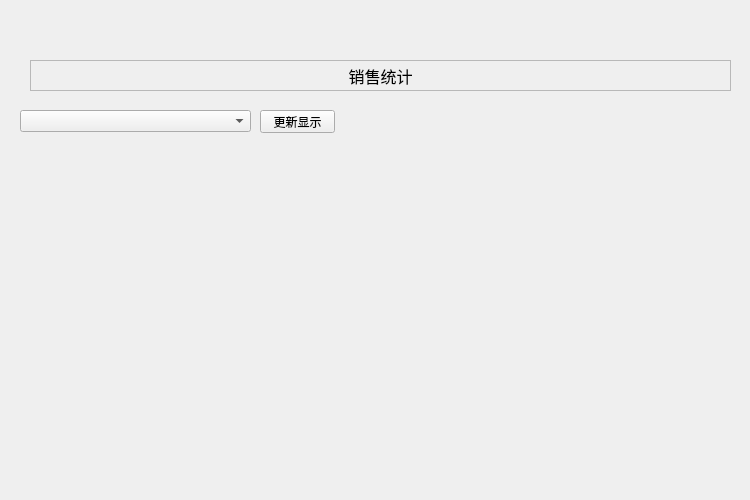
<?xml version="1.0" encoding="UTF-8"?>
<ui version="4.0">
 <class>Widget</class>
 <widget class="QWidget" name="Widget">
  <property name="geometry">
   <rect>
    <x>0</x>
    <y>0</y>
    <width>750</width>
    <height>500</height>
   </rect>
  </property>
  <property name="windowTitle">
   <string>王侯汽车销售管理系统</string>
  </property>
  <widget class="QStackedWidget" name="stackedWidget">
   <property name="geometry">
    <rect>
     <x>20</x>
     <y>50</y>
     <width>711</width>
     <height>411</height>
    </rect>
   </property>
   <property name="currentIndex">
    <number>1</number>
   </property>
   <widget class="QWidget" name="managePage">
    <widget class="QLabel" name="label">
     <property name="geometry">
      <rect>
       <x>10</x>
       <y>0</y>
       <width>681</width>
       <height>41</height>
      </rect>
     </property>
     <property name="font">
      <font>
       <family>华文隶书</family>
       <pointsize>24</pointsize>
      </font>
     </property>
     <property name="frameShape">
      <enum>QFrame::StyledPanel</enum>
     </property>
     <property name="text">
      <string>王侯汽车销售管理系统</string>
     </property>
     <property name="alignment">
      <set>Qt::AlignCenter</set>
     </property>
    </widget>
    <widget class="QToolBox" name="toolBox">
     <property name="geometry">
      <rect>
       <x>10</x>
       <y>50</y>
       <width>331</width>
       <height>351</height>
      </rect>
     </property>
     <property name="font">
      <font>
       <pointsize>11</pointsize>
      </font>
     </property>
     <property name="frameShape">
      <enum>QFrame::WinPanel</enum>
     </property>
     <property name="currentIndex">
      <number>0</number>
     </property>
     <widget class="QWidget" name="page">
      <property name="geometry">
       <rect>
        <x>0</x>
        <y>0</y>
        <width>327</width>
        <height>289</height>
       </rect>
      </property>
      <attribute name="label">
       <string>出售车辆</string>
      </attribute>
      <widget class="QLabel" name="label_2">
       <property name="geometry">
        <rect>
         <x>30</x>
         <y>20</y>
         <width>31</width>
         <height>16</height>
        </rect>
       </property>
       <property name="text">
        <string>厂家：</string>
       </property>
      </widget>
      <widget class="QLabel" name="label_3">
       <property name="geometry">
        <rect>
         <x>30</x>
         <y>60</y>
         <width>31</width>
         <height>16</height>
        </rect>
       </property>
       <property name="text">
        <string>品牌：</string>
       </property>
      </widget>
      <widget class="QLabel" name="label_4">
       <property name="geometry">
        <rect>
         <x>30</x>
         <y>100</y>
         <width>31</width>
         <height>16</height>
        </rect>
       </property>
       <property name="text">
        <string>报价：</string>
       </property>
      </widget>
      <widget class="QLabel" name="label_5">
       <property name="geometry">
        <rect>
         <x>30</x>
         <y>140</y>
         <width>31</width>
         <height>16</height>
        </rect>
       </property>
       <property name="text">
        <string>数量：</string>
       </property>
      </widget>
      <widget class="QLabel" name="label_6">
       <property name="geometry">
        <rect>
         <x>30</x>
         <y>180</y>
         <width>31</width>
         <height>16</height>
        </rect>
       </property>
       <property name="text">
        <string>金额：</string>
       </property>
      </widget>
      <widget class="QComboBox" name="sellFactoryComboBox">
       <property name="geometry">
        <rect>
         <x>70</x>
         <y>20</y>
         <width>121</width>
         <height>22</height>
        </rect>
       </property>
      </widget>
      <widget class="QComboBox" name="sellBrandComboBox">
       <property name="geometry">
        <rect>
         <x>70</x>
         <y>60</y>
         <width>71</width>
         <height>22</height>
        </rect>
       </property>
      </widget>
      <widget class="QLineEdit" name="sellPriceLineEdit">
       <property name="geometry">
        <rect>
         <x>70</x>
         <y>100</y>
         <width>91</width>
         <height>20</height>
        </rect>
       </property>
      </widget>
      <widget class="QSpinBox" name="sellNumSpinBox">
       <property name="geometry">
        <rect>
         <x>70</x>
         <y>140</y>
         <width>42</width>
         <height>22</height>
        </rect>
       </property>
      </widget>
      <widget class="QLineEdit" name="sellSumLineEdit">
       <property name="geometry">
        <rect>
         <x>70</x>
         <y>180</y>
         <width>113</width>
         <height>20</height>
        </rect>
       </property>
      </widget>
      <widget class="QPushButton" name="sellOkBtn">
       <property name="geometry">
        <rect>
         <x>60</x>
         <y>240</y>
         <width>75</width>
         <height>23</height>
        </rect>
       </property>
       <property name="text">
        <string>确定</string>
       </property>
      </widget>
      <widget class="QPushButton" name="sellCancelBtn">
       <property name="geometry">
        <rect>
         <x>190</x>
         <y>240</y>
         <width>75</width>
         <height>23</height>
        </rect>
       </property>
       <property name="text">
        <string>取消</string>
       </property>
      </widget>
      <widget class="QLabel" name="label_7">
       <property name="geometry">
        <rect>
         <x>170</x>
         <y>100</y>
         <width>16</width>
         <height>16</height>
        </rect>
       </property>
       <property name="text">
        <string>万</string>
       </property>
      </widget>
      <widget class="QLabel" name="sellLastNumLabel">
       <property name="geometry">
        <rect>
         <x>130</x>
         <y>140</y>
         <width>101</width>
         <height>16</height>
        </rect>
       </property>
       <property name="text">
        <string>剩余数量：000</string>
       </property>
      </widget>
      <widget class="QLabel" name="label_9">
       <property name="geometry">
        <rect>
         <x>190</x>
         <y>180</y>
         <width>16</width>
         <height>16</height>
        </rect>
       </property>
       <property name="text">
        <string>万</string>
       </property>
      </widget>
     </widget>
     <widget class="QWidget" name="widget">
      <property name="geometry">
       <rect>
        <x>0</x>
        <y>0</y>
        <width>327</width>
        <height>289</height>
       </rect>
      </property>
      <attribute name="label">
       <string>已有新车入库</string>
      </attribute>
     </widget>
    </widget>
    <widget class="QListWidget" name="dailyList">
     <property name="geometry">
      <rect>
       <x>360</x>
       <y>50</y>
       <width>321</width>
       <height>351</height>
      </rect>
     </property>
    </widget>
   </widget>
   <widget class="QWidget" name="chartPage">
    <widget class="QPushButton" name="updateBtn">
     <property name="geometry">
      <rect>
       <x>240</x>
       <y>60</y>
       <width>75</width>
       <height>23</height>
      </rect>
     </property>
     <property name="text">
      <string>更新显示</string>
     </property>
    </widget>
    <widget class="QComboBox" name="factoryComboBox">
     <property name="geometry">
      <rect>
       <x>0</x>
       <y>60</y>
       <width>231</width>
       <height>22</height>
      </rect>
     </property>
    </widget>
    <widget class="QLabel" name="label_8">
     <property name="geometry">
      <rect>
       <x>10</x>
       <y>10</y>
       <width>701</width>
       <height>31</height>
      </rect>
     </property>
     <property name="font">
      <font>
       <pointsize>12</pointsize>
      </font>
     </property>
     <property name="frameShape">
      <enum>QFrame::StyledPanel</enum>
     </property>
     <property name="text">
      <string>销售统计</string>
     </property>
     <property name="alignment">
      <set>Qt::AlignCenter</set>
     </property>
    </widget>
   </widget>
  </widget>
 </widget>
 <layoutdefault spacing="6" margin="11"/>
 <resources/>
 <connections/>
</ui>
